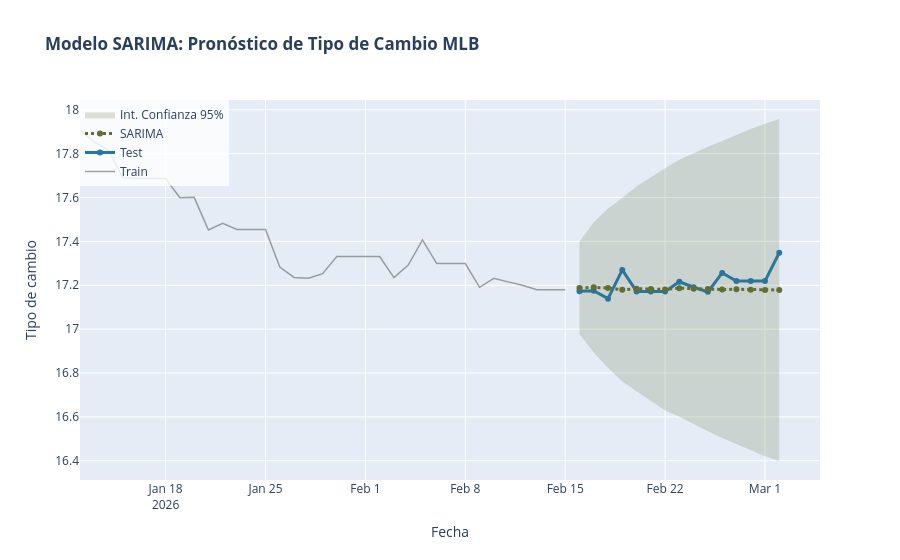

The notebook cell this image was saved under:
### Code cell
# Realizar modelo de SARIMA
model = SARIMAX(train[col_target],
                order=(1,1,1),
                seasonal_order=(2,0,1,7),
                trend='c')

results = model.fit(disp=False,method='powell')

# Predecimos n pasos hacia el futuro (donde n = tamaño del test)
forecast_object = results.get_forecast(steps=len(test))
forecast_vals = forecast_object.predicted_mean
conf_int = forecast_object.conf_int(alpha=0.05) # Intervalo del 95%

# Metricas de error
rmse = np.sqrt(mean_squared_error(test[col_target], forecast_vals))
mape = mean_absolute_percentage_error(test[col_target], forecast_vals)
mae = mean_absolute_error(test[col_target], forecast_vals)


print(f"\n--- Errores del modelo ---")
print(f"RMSE: {rmse:.2f}")
print(f"MAPE: {mape:.2%}")
print(f"MAE: {mae:.2f}")

print(results.summary())

# Grafica
fig = go.Figure()

# Train
fig.add_trace(go.Scatter(
    x=train[-num_dias-20:][col_target].index, y=train[-num_dias-20:][col_target],
    mode='lines',
    name='Train',
    line=dict(color='rgba(100, 100, 100, 0.6)', width=1.5)
))

# Test
fig.add_trace(go.Scatter(
    x=test[col_target].index, y=test[col_target],
    name='Test',
    line=dict(color='#1f77b4', width=3),
    marker=dict(size=6)
))

# Forecast
fig.add_trace(go.Scatter(
    x=test.index, y=forecast_vals,
    name='SARIMA',
    line=dict(color='#606E34', width=3, dash='dot')
))

# Intervalos de Confianza
fig.add_trace(go.Scatter(
    x=conf_int.index, y=conf_int.iloc[:, 0],
    mode='lines', line=dict(width=0), showlegend=False, hoverinfo='skip'
))
fig.add_trace(go.Scatter(
    x=conf_int.index, y=conf_int.iloc[:, 1],
    mode='lines', line=dict(width=0), fill='tonexty',
    fillcolor='rgba(96, 110, 52, 0.2)',
    name='Int. Confianza 95%', hoverinfo='skip'
))

# Titulos
fig.update_layout(
    title=f'<b>Modelo SARIMA: Pronóstico de Tipo de Cambio MLB</b><br><sup>',
    xaxis_title='Fecha',
    yaxis_title='Tipo de cambio',
    legend=dict(x=0, y=1, bgcolor='rgba(255,255,255,0.8)'),
    hovermode="x unified"
)

fig.show()

### Figure 1 — Plotly figure (JSON) as saved in the notebook; plotly's stock layout.template omitted (floating-point values rounded to 4 significant figures)
{"data": [{"line": {"color": "rgba(100, 100, 100, 0.6)", "width": 1.5}, "mode": "lines", "name": "Train", "type": "scatter", "x": ["2026-01-12T00:00:00.000000", "2026-01-13T00:00:00.000000", "2026-01-14T00:00:00.000000", "2026-01-15T00:00:00.000000", "2026-01-16T00:00:00.000000", "2026-01-17T00:00:00.000000", "2026-01-18T00:00:00.000000", "2026-01-19T00:00:00.000000", "2026-01-20T00:00:00.000000", "2026-01-21T00:00:00.000000", "2026-01-22T00:00:00.000000", "2026-01-23T00:00:00.000000", "2026-01-24T00:00:00.000000", "2026-01-25T00:00:00.000000", "2026-01-26T00:00:00.000000", "2026-01-27T00:00:00.000000", "2026-01-28T00:00:00.000000", "2026-01-29T00:00:00.000000", "2026-01-30T00:00:00.000000", "2026-01-31T00:00:00.000000", "2026-02-01T00:00:00.000000", "2026-02-02T00:00:00.000000", "2026-02-03T00:00:00.000000", "2026-02-04T00:00:00.000000", "2026-02-05T00:00:00.000000", "2026-02-06T00:00:00.000000", "2026-02-07T00:00:00.000000", "2026-02-08T00:00:00.000000", "2026-02-09T00:00:00.000000", "2026-02-10T00:00:00.000000", "2026-02-11T00:00:00.000000", "2026-02-12T00:00:00.000000", "2026-02-13T00:00:00.000000", "2026-02-14T00:00:00.000000", "2026-02-15T00:00:00.000000"], "y": [17.91, 17.85, 17.82, 17.69, 17.69, 17.69, 17.69, 17.6, 17.6, 17.45, 17.48, 17.45, 17.45, 17.45, 17.28, 17.24, 17.23, 17.25, 17.33, 17.33, 17.33, 17.33, 17.23, 17.29, 17.41, 17.3, 17.3, 17.3, 17.19, 17.23, 17.22, 17.2, 17.18, 17.18, 17.18]}, {"line": {"color": "#1f77b4", "width": 3}, "marker": {"size": 6}, "name": "Test", "type": "scatter", "x": ["2026-02-16T00:00:00.000000", "2026-02-17T00:00:00.000000", "2026-02-18T00:00:00.000000", "2026-02-19T00:00:00.000000", "2026-02-20T00:00:00.000000", "2026-02-21T00:00:00.000000", "2026-02-22T00:00:00.000000", "2026-02-23T00:00:00.000000", "2026-02-24T00:00:00.000000", "2026-02-25T00:00:00.000000", "2026-02-26T00:00:00.000000", "2026-02-27T00:00:00.000000", "2026-02-28T00:00:00.000000", "2026-03-01T00:00:00.000000", "2026-03-02T00:00:00.000000"], "y": [17.17, 17.18, 17.14, 17.27, 17.17, 17.17, 17.17, 17.22, 17.19, 17.17, 17.26, 17.22, 17.22, 17.22, 17.35]}, {"line": {"color": "#606E34", "dash": "dot", "width": 3}, "name": "SARIMA", "type": "scatter", "x": ["2026-02-16T00:00:00.000000", "2026-02-17T00:00:00.000000", "2026-02-18T00:00:00.000000", "2026-02-19T00:00:00.000000", "2026-02-20T00:00:00.000000", "2026-02-21T00:00:00.000000", "2026-02-22T00:00:00.000000", "2026-02-23T00:00:00.000000", "2026-02-24T00:00:00.000000", "2026-02-25T00:00:00.000000", "2026-02-26T00:00:00.000000", "2026-02-27T00:00:00.000000", "2026-02-28T00:00:00.000000", "2026-03-01T00:00:00.000000", "2026-03-02T00:00:00.000000"], "y": [17.19, 17.19, 17.19, 17.18, 17.18, 17.18, 17.18, 17.19, 17.18, 17.18, 17.18, 17.18, 17.18, 17.18, 17.18]}, {"hoverinfo": "skip", "line": {"width": 0}, "mode": "lines", "showlegend": false, "type": "scatter", "x": ["2026-02-16T00:00:00.000000", "2026-02-17T00:00:00.000000", "2026-02-18T00:00:00.000000", "2026-02-19T00:00:00.000000", "2026-02-20T00:00:00.000000", "2026-02-21T00:00:00.000000", "2026-02-22T00:00:00.000000", "2026-02-23T00:00:00.000000", "2026-02-24T00:00:00.000000", "2026-02-25T00:00:00.000000", "2026-02-26T00:00:00.000000", "2026-02-27T00:00:00.000000", "2026-02-28T00:00:00.000000", "2026-03-01T00:00:00.000000", "2026-03-02T00:00:00.000000"], "y": [16.98, 16.89, 16.82, 16.76, 16.72, 16.67, 16.63, 16.6, 16.57, 16.53, 16.5, 16.48, 16.45, 16.42, 16.4]}, {"fill": "tonexty", "fillcolor": "rgba(96, 110, 52, 0.2)", "hoverinfo": "skip", "line": {"width": 0}, "mode": "lines", "name": "Int. Confianza 95%", "type": "scatter", "x": ["2026-02-16T00:00:00.000000", "2026-02-17T00:00:00.000000", "2026-02-18T00:00:00.000000", "2026-02-19T00:00:00.000000", "2026-02-20T00:00:00.000000", "2026-02-21T00:00:00.000000", "2026-02-22T00:00:00.000000", "2026-02-23T00:00:00.000000", "2026-02-24T00:00:00.000000", "2026-02-25T00:00:00.000000", "2026-02-26T00:00:00.000000", "2026-02-27T00:00:00.000000", "2026-02-28T00:00:00.000000", "2026-03-01T00:00:00.000000", "2026-03-02T00:00:00.000000"], "y": [17.4, 17.49, 17.55, 17.6, 17.65, 17.69, 17.73, 17.77, 17.8, 17.83, 17.86, 17.89, 17.91, 17.94, 17.96]}], "layout": {"hovermode": "x unified", "legend": {"bgcolor": "rgba(255,255,255,0.8)", "x": 0, "y": 1}, "title": {"text": "<b>Modelo SARIMA: Pronóstico de Tipo de Cambio MLB</b><br><sup>"}, "xaxis": {"title": {"text": "Fecha"}}, "yaxis": {"title": {"text": "Tipo de cambio"}}}}
